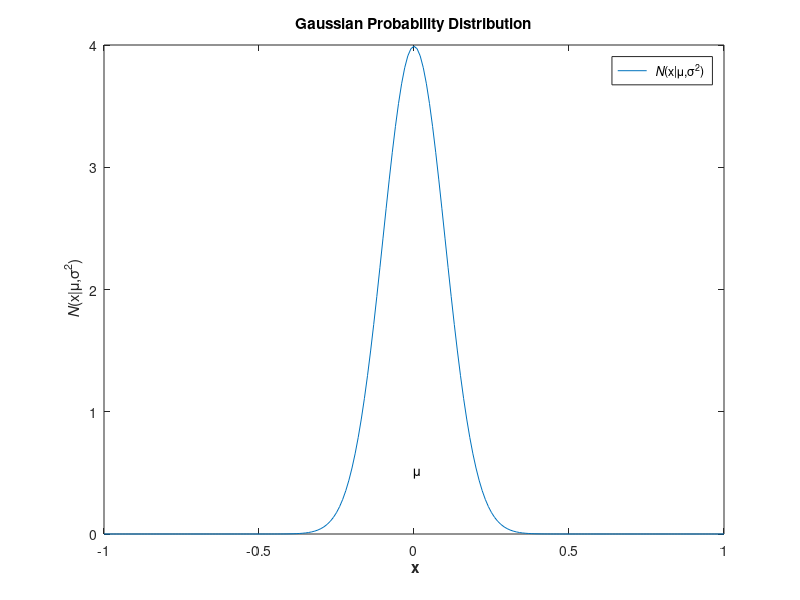

This figure's MATLAB source:
clear
close all

x=[-1:0.01:1];
plot(x, normpdf(x, 0, 0.1));
title ('Gaussian Probability Distribution');
xlabel ('{\bf x}');
ylabel ('{\it N}(x|\mu,\sigma^2)');
text (0, 0.5, '\mu');
legend ('{\sl N}(x|\mu,\sigma^2)');
